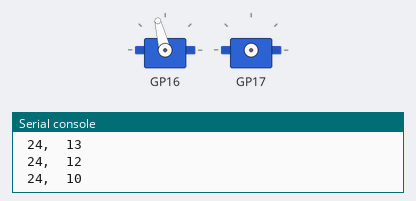
Recording of a program running on a simulated Raspberry Pi Pico running MicroPython. Parts: 2 × servo, the last lines printed to the serial console. Servo angles are drawn from the pulse width (0.5 ms = 0°, 2.5 ms = 180°).

Above: at 0.05 s.
At 0.45 s:
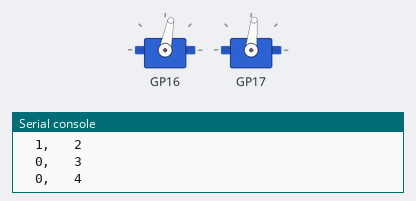
At 0.85 s:
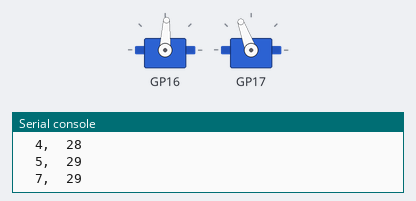
At 1.05 s:
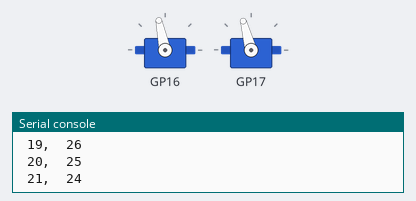
Timing chart, 0 to 3.0 s (numbered marks = the images above):
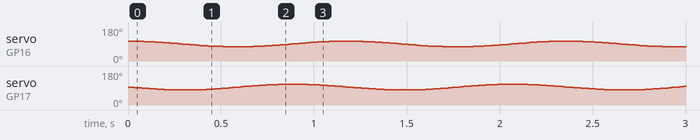

The program:

laserClock.py
```python
from machine import Pin, PWM
from math import floor
import time
import math

##############################

class ServoMotor(object):

    def __init__(self, pin):
        # Initialize PWM on pin 16 for servo control
        self.servo = machine.PWM(machine.Pin(pin))
        self.servo.freq(50)  # Set PWM frequency to 50Hz, common for servo motors


    """
    Maps a value from one range to another.
    This function is useful for converting servo angle to pulse width.

    Args:
        x (int): The input value to be mapped.
        in_min (int): The minimum value of the input range.
        in_max (int): The maximum value of the input range.
        out_min (int): The minimum value of the output range.
        out_max (int): The maximum value of the output range.

    Returns:
        int: The mapped value.
    """
    def interval_mapping(self, x, in_min, in_max, out_min, out_max):
        return (x - in_min) * (out_max - out_min) / (in_max - in_min) + out_min

    """
    Moves the servo to a specific angle.
    The angle is converted to a suitable duty cycle for the PWM signal.

    Args:
        angle (int): The angle to move the servo to.

    Returns:
        None
    """
    def servo_write(self, angle):
        pulse_width = self.interval_mapping(
            angle, 0, 180, 0.5, 2.5
        )  # Map angle to pulse width in ms
        duty = int(
            self.interval_mapping(pulse_width, 0, 20, 0, 65535)
        )  # Map pulse width to duty cycle
        self.servo.duty_u16(duty)  # Set PWM duty cycle

    def reset(self):

       self.servo.deinit()

    """
    Tick.

    Returns:
        None
    """
    def tick(self, pos):

        OFFSET = 80
        self.servo_write(OFFSET + pos)

#######################

def createCircle():

    a = 2
    b = 3
    r = 3

    #The lower this value the higher quality the circle is with more points generated
    stepSize = 0.109

    #Generated vertices
    positions = []

    t = 0
    while t < 2 * math.pi:
        positions.append((((r * math.cos(t) + a) * 5), (r * math.sin(t) + b) * 5))
        t += stepSize

    print("LEN: " + str(len(positions)))

    return positions


def display(point):
    print("%3d, %3d" % point) # print position

# Continuously display current time every second
def main():

    servoMotorX = ServoMotor(16)
    servoMotorY = ServoMotor(17)


    servoMotorY.reset()
    servoMotorX.reset()


    positions = createCircle()

    while True:

        for point in reversed(positions):
            display(point)
            servoMotorX.tick(point[0])

            time.sleep_ms(10)  # One second

            servoMotorY.tick(point[1])

            time.sleep_ms(10)  # One second


if __name__ == "__main__":
    main()
```
